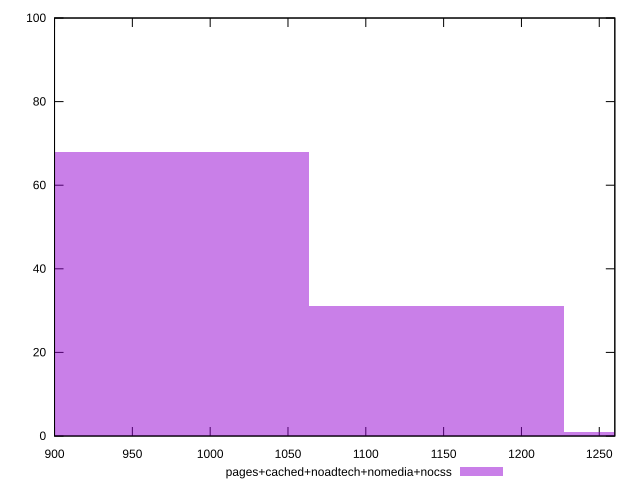

gnuplot code for this plot:
reset

$pagesCachedNoadtechNomediaNocss <<EOF
1309.038533286453 1
981.7788999648398 68
1145.4087166256463 31
EOF

set key outside below
set boxwidth 163.62981666080663
set xrange [900:1260]
set yrange [0:100]
set trange [0:100]
set style fill transparent solid 0.5 noborder
set terminal svg size 640, 490 enhanced background rgb 'white'
set output "report_00017_2021-02-10T15-08-03.406Z/unused-javascript/comparison/histogram/4_vs_5.svg"

plot $pagesCachedNoadtechNomediaNocss title "pages+cached+noadtech+nomedia+nocss" with boxes

reset
